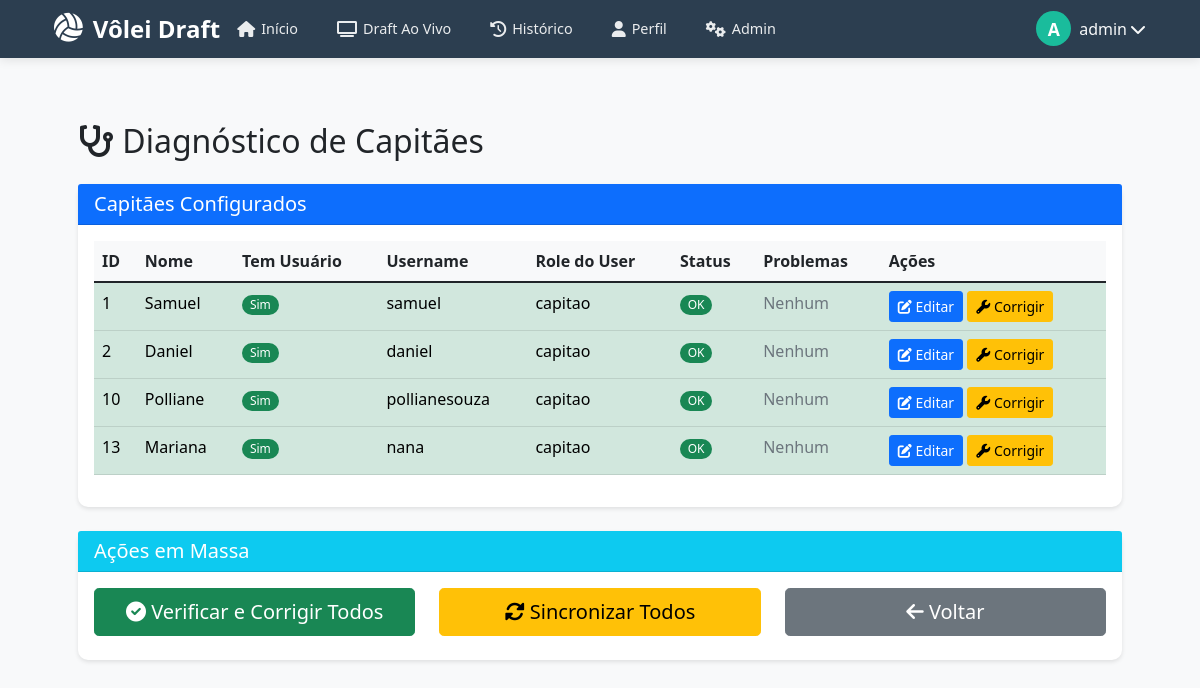
The page /admin/diagnostico_capitaes (signed in) on the database its author committed.
### app.py (models this page shows, shortened)
class User(UserMixin, db.Model):
    id = db.Column(db.Integer, primary_key=True)
    username = db.Column(db.String(80), unique=True, nullable=False)
    password = db.Column(db.String(200), nullable=False)
    email = db.Column(db.String(120), unique=True, nullable=True)
    role = db.Column(db.String(20), nullable=False, default='jogador')
    jogador_id = db.Column(db.Integer, db.ForeignKey('jogador.id'))
    created_at = db.Column(db.DateTime, default=datetime.utcnow)
    last_login = db.Column(db.DateTime)
    foto_perfil = db.Column(db.String(200))
    jogador = db.relationship('Jogador', back_populates='user', uselist=False)

class Jogador(db.Model):
    id = db.Column(db.Integer, primary_key=True)
    nome = db.Column(db.String(100), nullable=False)
    apelido = db.Column(db.String(50))
    posicao = db.Column(db.String(50))
    nivel = db.Column(db.String(20), default='intermediario')
    telefone = db.Column(db.String(20))
    mensalista = db.Column(db.Boolean, default=False)
    mensalidade_paga = db.Column(db.Boolean, default=False)  # NOVO CAMPO
    data_inicio_mensalidade = db.Column(db.Date)  # NOVO CAMPO
    data_fim_mensalidade = db.Column(db.Date)  # NOVO CAMPO
    capitao = db.Column(db.Boolean, default=False)
    ordem_capitao = db.Column(db.Integer, default=0)
    ativo = db.Column(db.Boolean, default=True)
    data_cadastro = db.Column(db.DateTime, default=datetime.utcnow)
    rating = db.Column(db.Integer, default=1000)
    foto_perfil = db.Column(db.String(200))
    altura = db.Column(db.String(10))
    data_nascimento = db.Column(db.Date)
    cidade = db.Column(db.String(100))
    user = db.relationship('User', back_populates='jogador', uselist=False, cascade="all, delete-orphan")

### app.py (the view)
@app.route('/admin/diagnostico_capitaes')
@admin_required
def diagnostico_capitaes():
    capitaes = Jogador.query.filter_by(capitao=True, ativo=True).all()
    capitae_info = []
    for capitao in capitaes:
        info = {
            'id': capitao.id,
            'nome': capitao.nome,
            'tem_usuario': bool(capitao.user),
            'user_username': capitao.user.username if capitao.user else None,
            'user_role': capitao.user.role if capitao.user else None,
            'status': 'OK',
            'problemas': []
        }
        if not capitao.user:
            info['status'] = 'CRÍTICO'
            info['problemas'].append('Não tem usuário vinculado')
        elif capitao.user.role != 'capitao':
            info['status'] = 'ERRO'
            info['problemas'].append(f'User tem role "{capitao.user.role}" em vez de "capitao"')
        capitae_info.append(info)
    usuarios_capitaes_errados = User.query.filter_by(role='capitao').all()
    usuarios_errados = []
    for user in usuarios_capitaes_errados:
        if not user.jogador or not user.jogador.capitao:
            usuarios_errados.append({
                'id': user.id,
                'username': user.username,
                'jogador_nome': user.jogador.nome if user.jogador else None,
                'jogador_capitao': user.jogador.capitao if user.jogador else None
            })
    return render_template('admin/diagnostico_capitaes.html',
                         capitae_info=capitae_info,
                         usuarios_errados=usuarios_errados)

### app.py (called while the page is built)
def admin_required(f):
    @wraps(f)
    def decorated_function(*args, **kwargs):
        if not current_user.is_authenticated or current_user.role != 'admin':
            flash('Acesso restrito a administradores!', 'danger')
            return redirect(url_for('login'))
        return f(*args, **kwargs)
    return decorated_function

@login_manager.user_loader
def load_user(user_id):
    return User.query.get(int(user_id))

@app.before_request
def check_profile_completion():
    if current_user.is_authenticated:
        exempt_routes = ['completar_perfil', 'logout', 'static', 'login']
        if request.endpoint in exempt_routes:
            return
        if current_user.role == 'admin':
            return
        if not current_user.jogador_id:
            if request.endpoint != 'completar_perfil':
                flash('Complete seu perfil de jogador para continuar.', 'info')
                return redirect(url_for('completar_perfil'))

@app.before_request
def verificar_permissao_capitao():
    if current_user.is_authenticated and current_user.jogador:
        if current_user.role == 'capitao' and not current_user.jogador.capitao:
            current_user.role = 'jogador'
            db.session.commit()
            print(f"⚠️ Corrigido: {current_user.username} não é mais capitão")
        elif current_user.jogador.capitao and current_user.role != 'capitao':
            current_user.role = 'capitao'
            db.session.commit()
            print(f"⚠️ Corrigido: {current_user.username} agora é capitão")

@app.context_processor
def utility_processor():
    return {
        'format_date': format_date_func,
        'get_jogador_nome': get_jogador_nome_func,
        'get_time_nome': get_time_nome_func,
        'get_posicao_display': get_posicao_display_func,
        'get_nivel_display': get_nivel_display_func,
        'calcular_idade': calcular_idade_func,
        'get_semana_atual': get_semana_atual,
        'datetime': datetime,
        'date': date,
        'get_dia_semana': get_dia_semana,
        'get_dia_semana_curto': get_dia_semana_curto,
        'obter_ciclo_das_configuracoes': obter_ciclo_das_configuracoes,
        'obter_jogadores_no_ciclo_atual': obter_jogadores_no_ciclo_atual,
    }

### templates/admin/diagnostico_capitaes.html (shortened to what this page needs)
{% extends "admin/base.html" %}
{% block admin_content %}
<div class="container mt-4">
    <h2 class="mb-4"><i class="fas fa-stethoscope"></i> Diagnóstico de Capitães</h2>
    <div class="row">
        <div class="col-md-12">
            <div class="card">
                <div class="card-header bg-primary text-white">
                    <h5 class="mb-0">Capitães Configurados</h5>
                </div>
                <div class="card-body">
                    {% if capitae_info %}
                    <div class="table-responsive">
                        <table class="table table-hover">
                            <thead>
                                <tr>
                                    <th>ID</th>
                                    <th>Nome</th>
                                    <th>Tem Usuário</th>
                                    <th>Username</th>
                                    <th>Role do User</th>
                                    <th>Status</th>
                                    <th>Problemas</th>
                                    <th>Ações</th>
                                </tr>
                            </thead>
                            <tbody>
                                {% for capitao in capitae_info %}
                                <tr class="{% if capitao.status == 'OK' %}table-success{% elif capitao.status == 'ERRO' %}table-warning{% else %}table-danger{% endif %}">
                                    <td>{{ capitao.id }}</td>
                                    <td>{{ capitao.nome }}</td>
                                    <td>
                                        {% if capitao.tem_usuario %}
                                        <span class="badge bg-success">Sim</span>
                                        {% else %}
                                        <span class="badge bg-danger">Não</span>
                                        {% endif %}
                                    </td>
                                    <td>{{ capitao.user_username or 'N/A' }}</td>
                                    <td>{{ capitao.user_role or 'N/A' }}</td>
                                    <td>
                                        {% if capitao.status == 'OK' %}
                                        <span class="badge bg-success">OK</span>
                                        {% elif capitao.status == 'ERRO' %}
                                        <span class="badge bg-warning">ERRO</span>
                                        {% else %}
                                        <span class="badge bg-danger">CRÍTICO</span>
                                        {% endif %}
                                    </td>
                                    <td>
                                        {% if capitao.problemas %}
                                        <ul class="mb-0">
                                            {% for problema in capitao.problemas %}
                                            <li>{{ problema }}</li>
                                            {% endfor %}
                                        </ul>
                                        {% else %}
                                        <span class="text-muted">Nenhum</span>
                                        {% endif %}
                                    </td>
                                    <td>
                                        <a href="{{ url_for('editar_jogador', id=capitao.id) }}"
                                           class="btn btn-sm btn-primary">
                                            <i class="fas fa-edit"></i> Editar
                                        </a>
                                        <button onclick="corrigirCapitao({{ capitao.id }})"
                                                class="btn btn-sm btn-warning">
                                            <i class="fas fa-wrench"></i> Corrigir
                                        </button>
                                    </td>
                                </tr>
                                {% endfor %}
                            </tbody>
                        </table>
                    </div>
                    {% else %}
                    <div class="alert alert-info">
                        <i class="fas fa-info-circle"></i> Nenhum capitão configurado.
                    </div>
                    {% endif %}
                </div>
            </div>
        </div>
    </div>
    <div class="row mt-4">
        <div class="col-md-12">
            <div class="card">
                <div class="card-header bg-info text-white">
                    <h5 class="mb-0">Ações em Massa</h5>
                </div>
                <div class="card-body">
                    <div class="row">
                        <div class="col-md-4">
                            <a href="{{ url_for('verificar_capitaes') }}"
                               class="btn btn-success btn-lg w-100 mb-2">
                                <i class="fas fa-check-circle"></i> Verificar e Corrigir Todos
                            </a>
                        </div>
                        <div class="col-md-4">
                            <button onclick="corrigirTodosCapitaes()"
                                    class="btn btn-warning btn-lg w-100 mb-2">
                                <i class="fas fa-sync-alt"></i> Sincronizar Todos
                            </button>
                        </div>
                        <div class="col-md-4">
                            <a href="{{ url_for('admin_jogadores') }}"
                               class="btn btn-secondary btn-lg w-100 mb-2">
                                <i class="fas fa-arrow-left"></i> Voltar
                            </a>
                        </div>
                    </div>
                </div>
            </div>
        </div>
    </div>
</div>
{% endblock %}

### templates/base.html (shortened to what this page needs)
<!DOCTYPE html>
<html lang="pt-BR">
<head>
    <link href="https://cdn.jsdelivr.net/npm/bootstrap@5.3.0/dist/css/bootstrap.min.css" rel="stylesheet">
    <link rel="stylesheet" href="https://cdn.jsdelivr.net/npm/bootstrap-icons@1.10.0/font/bootstrap-icons.css">
    <link href="https://cdn.jsdelivr.net/npm/bootstrap@5.1.3/dist/css/bootstrap.min.css" rel="stylesheet">
    <link rel="stylesheet" href="https://cdnjs.cloudflare.com/ajax/libs/font-awesome/6.0.0/css/all.min.css">
    <link rel="stylesheet" href="{{ url_for('static', filename='css/draft.css') }}">
</head>
<body>
    <nav class="nav-optimized">
        <div class="container">
            <div class="main-nav">
                <a class="nav-brand" href="{{ url_for('index') }}">
                    <i class="fas fa-volleyball-ball"></i>
                    <span>Vôlei Draft</span>
                </a>
                <ul class="nav-links">
                    <li class="nav-link-item">
                        <a class="nav-link {% if request.endpoint == 'index' %}active{% endif %}"
                        href="{{ url_for('index') }}">
                            <i class="fas fa-home"></i>
                            <span>Início</span>
                        </a>
                    </li>
                    <li class="nav-link-item">
                        <a class="nav-link {% if request.endpoint == 'draft_publico' %}active{% endif %}"
                        href="{{ url_for('draft_publico') }}">
                            <i class="fas fa-tv"></i>
                            <span>Draft Ao Vivo</span>
                        </a>
                    </li>
                    <li class="nav-link-item">
                        <a class="nav-link {% if request.endpoint == 'ver_times' %}active{% endif %}"
                        href="{{ url_for('ver_times') }}">
                            <i class="fas fa-history"></i>
                            <span>Histórico</span>
                        </a>
                    </li>
                    {% if current_user.is_authenticated %}
                    <li class="nav-link-item">
                        <a class="nav-link {% if request.endpoint == 'perfil' %}active{% endif %}"
                        href="{{ url_for('perfil') }}">
                            <i class="fas fa-user"></i>
                            <span>Perfil</span>
                        </a>
                    </li>
                    {% endif %}
                    {% if current_user.is_authenticated and current_user.role == 'admin' %}
                    <li class="nav-link-item">
                        <a class="nav-link {% if 'admin_' in request.endpoint %}active{% endif %}"
                        href="{{ url_for('admin_dashboard') }}">
                            <i class="fas fa-cogs"></i>
                            <span>Admin</span>
                        </a>
                    </li>
                    {% endif %}
                </ul>
                <div class="user-menu">
                    {% if current_user.is_authenticated %}
                    <div class="dropdown">
                        <button class="btn btn-link text-light p-0 d-flex align-items-center"
                                type="button"
                                id="userDropdown"
                                data-bs-toggle="dropdown"
                                aria-expanded="false"
                                style="text-decoration: none;">
                            {% if current_user.jogador and current_user.jogador.foto_perfil %}
                            <div class="me-2" title="{{ current_user.username }}">
                                <img src="{{ current_user.jogador.foto_perfil }}"
                                    alt="{{ current_user.username }}"
                                    style="width: 35px; height: 35px; border-radius: 50%; object-fit: cover; border: 2px solid rgba(255,255,255,0.3);">
                            </div>
                            {% else %}
                            <div class="user-avatar me-2" title="{{ current_user.username }}">
                                {{ current_user.username[0]|upper }}
                            </div>
                            {% endif %}
                            <span class="d-none d-md-inline me-1">{{ current_user.username }}</span>
                            <i class="fas fa-chevron-down"></i>
                        </button>
                    </div>
                    {% endif %}
                </div>
            </div>
        </div>
    </nav>
    <main class="container py-4">
        {% block content %}{% endblock %}
    </main>
</body>
</html>

### rows shown on the page
User: username "A", username "admin"
Jogador: nome "Samuel"
User: username "samuel", role "capitao"
Jogador: nome "Daniel"
User: username "daniel", role "capitao"
Jogador: nome "Polliane"
User: username "pollianesouza", role "capitao"
Jogador: nome "Mariana"
User: username "nana", role "capitao"

### other values the page prints
{{ capitao.id }} "1" "2" "10" "13"
